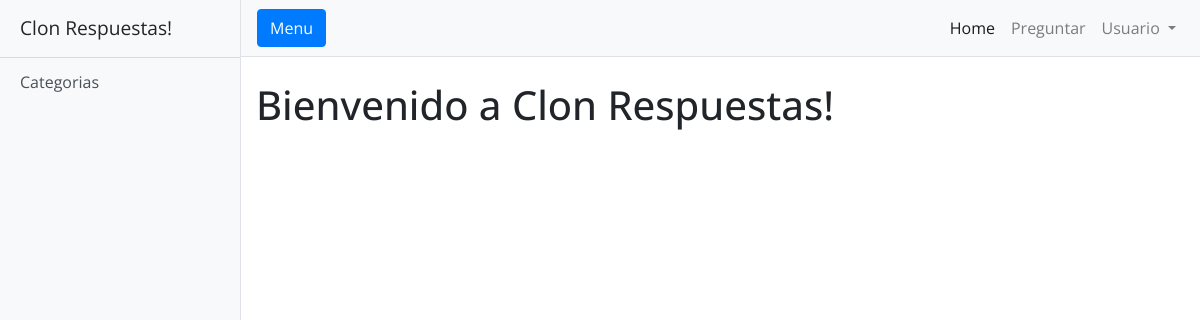
Before: / with the older database file.
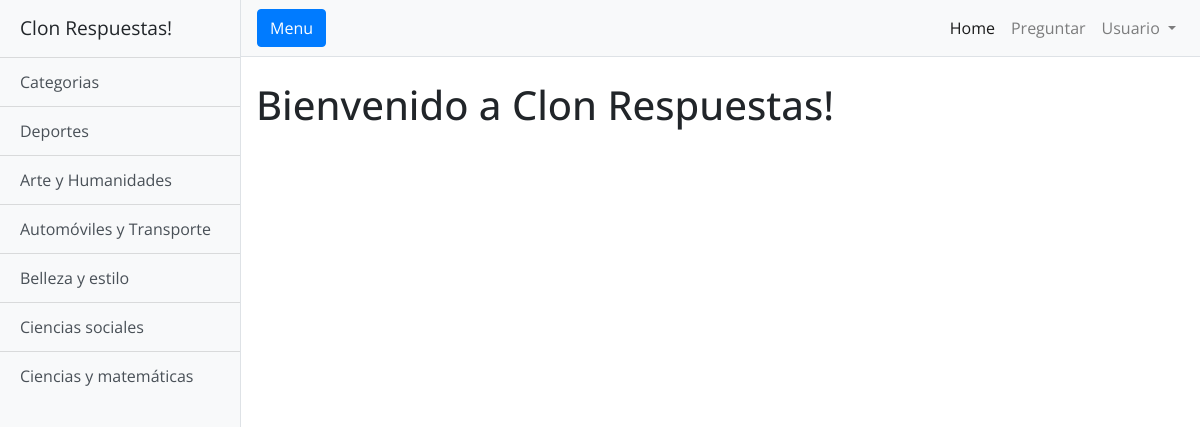
After: the same page with the newer database file.
### categoria/models.py (models this page shows, shortened)
class Categoria(models.Model):
    nombre = models.CharField(max_length=100)
    class Meta:
        verbose_name_plural="Categorias"

### dashboard/views.py (the view)
# urls.py: path('', DashboardView.as_view(), name='dashboard-view'),
class DashboardView(TemplateView):
    template_name = "dashboard/dashboard.html"

### categoria/contex_processors.py (called while the page is built)
def obtener_categorias(request):
    return {'categorias': Categoria.objects.all()}

### templates/dashboard/dashboard.html (shortened to what this page needs)
{% extends "base.html" %}
{% block content %}
<h1 class="mt-4">Bienvenido a Clon Respuestas!</h1>
{% endblock %}

### templates/base.html (shortened to what this page needs)
{% load static %}
<!DOCTYPE html>
<html lang="en">
<head>
  <link rel="stylesheet" href="{% static "vendor/bootstrap/css/bootstrap.min.css"  %}">
  <link rel="stylesheet" href="{% static "css/simple-sidebar.css"  %}">
</head>
<body>
  <div class="d-flex" id="wrapper">
    <div class="bg-light border-right" id="sidebar-wrapper">
      <div class="sidebar-heading">Clon Respuestas! </div>
      <div class="list-group list-group-flush">
        <span class="list-group-item list-group-item-action bg-light">Categorias</span>
        {% for categoria in categorias %}
          <a href="{% url 'publicaciones-by-categoria' categoria.id %}" class="list-group-item list-group-item-action bg-light">{{ categoria.nombre }}</a>
        {% endfor %}
      </div>
    </div>
    <div id="page-content-wrapper">
      <nav class="navbar navbar-expand-lg navbar-light bg-light border-bottom">
        <button class="btn btn-primary" id="menu-toggle">Menu</button>
        <div class="collapse navbar-collapse" id="navbarSupportedContent">
          <ul class="navbar-nav ml-auto mt-2 mt-lg-0">
            <li class="nav-item active">
              <a class="nav-link" href="#">Home <span class="sr-only">(current)</span></a>
            </li>
            <li class="nav-item">
              <a class="nav-link" href="#">Preguntar</a>
            </li>
            {% if user.is_authenticated %}
            <li class="nav-item dropdown">
              <a class="nav-link dropdown-toggle" href="#" id="navbarDropdown" role="button" data-toggle="dropdown" aria-haspopup="true" aria-expanded="false">
                Usuario
              </a>
              <div class="dropdown-menu dropdown-menu-right" aria-labelledby="navbarDropdown">
                <a class="dropdown-item" href="#">Salir</a>
              </div>
            </li>
            {% else %}
            <li class="nav-item dropdown">
              <a class="nav-link dropdown-toggle" href="#" id="navbarDropdown" role="button" data-toggle="dropdown" aria-haspopup="true" aria-expanded="false">
                Usuario
              </a>
            </li>
            {% endif %}
          </ul>
        </div>
      </nav>
      <div class="container-fluid">
        {% block content %}
       {% endblock %}
      </div>
    </div>
  </div>
</body>
</html>

### static/css/simple-sidebar.css (style rules this page uses)
body { overflow-x: hidden; font-family: 'Open Sans', sans-serif; }
#sidebar-wrapper { min-height: 100vh; margin-left: -15rem; -webkit-transition: margin .25s ease-out; -moz-transition: margin .25s ease-out; -o-transition: margin .25s ease-out; transition: margin .25s ease-out; }
#sidebar-wrapper .sidebar-heading { padding: 0.875rem 1.25rem; font-size: 1.2rem; }
#sidebar-wrapper .list-group { width: 15rem; }
#page-content-wrapper { min-width: 100vw; }
@media (min-width: 768px) { #sidebar-wrapper { margin-left: 0; } }
@media (min-width: 768px) { #page-content-wrapper { min-width: 0; width: 100%; } }

Changed rows visible on the page:
added Categoria: nombre "Deportes"
added Categoria: nombre "Arte y Humanidades"
added Categoria: nombre "Automóviles y Transporte"
added Categoria: nombre "Belleza y estilo"
added Categoria: nombre "Ciencias sociales"
added Categoria: nombre "Ciencias y matemáticas"
